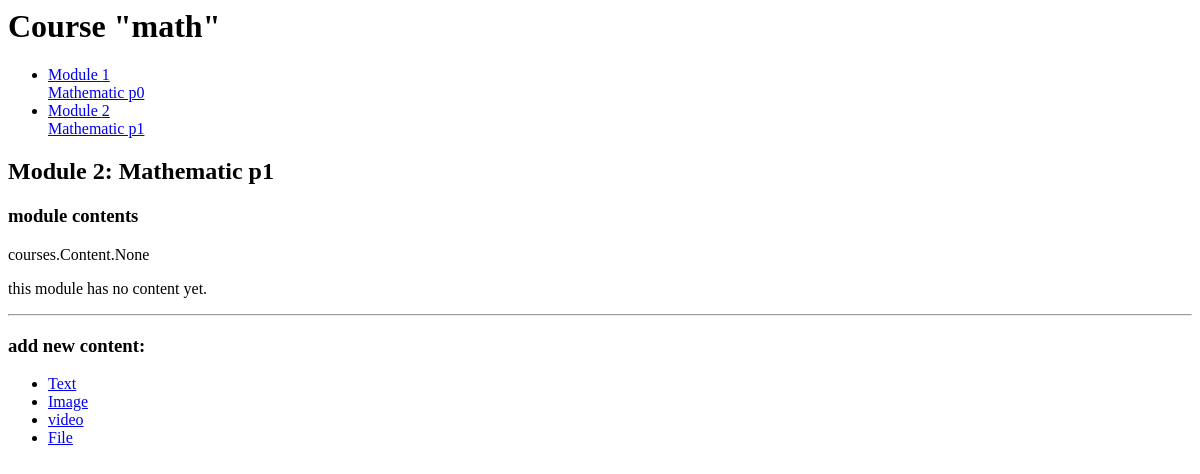
The page /course/module/10/ (signed in) on the database as committed earlier.
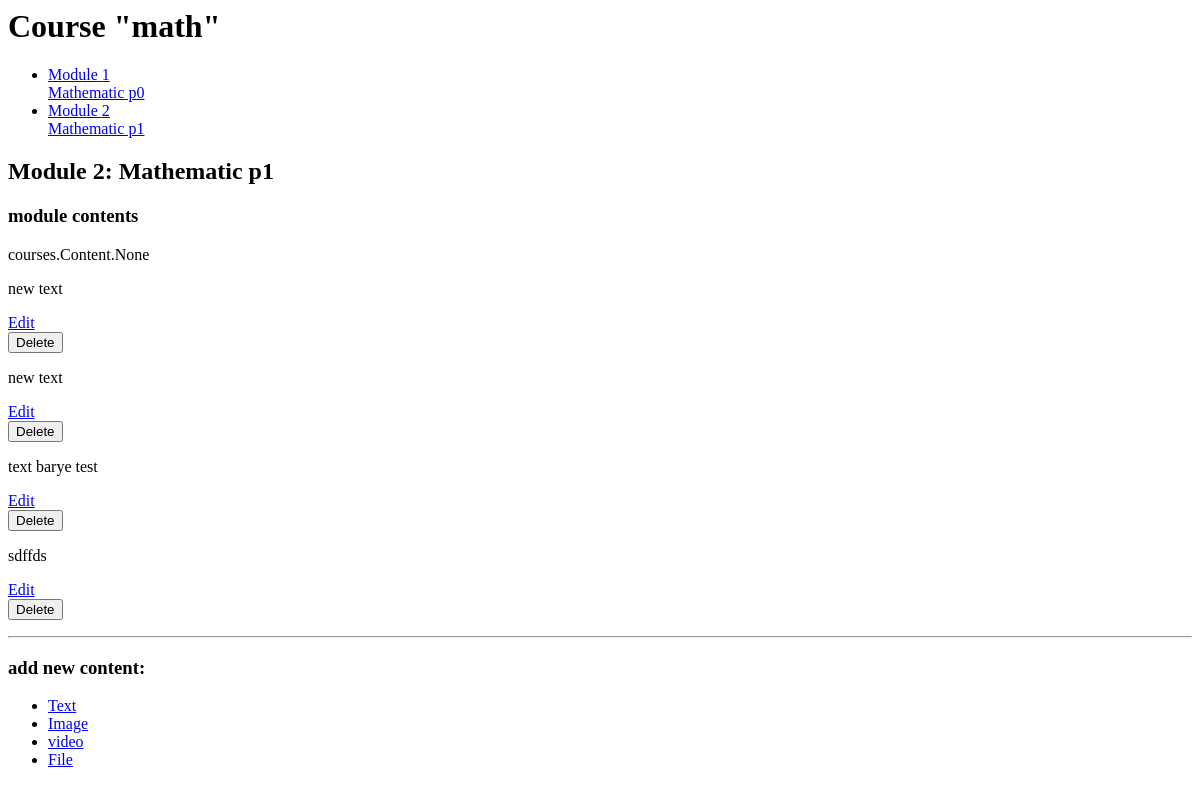
The same page on the database as committed later.
### courses/models.py (models this page shows, shortened)
class Module(models.Model):
    course      = models.ForeignKey(Course, related_name='modules', on_delete=models.CASCADE)
    title       = models.CharField(max_length=200)
    description = models.TextField(blank = True)
    order       = OrderField(blank=True, for_fields=['course'])
    class Meta:
        ordering = ['order']

class Content(models.Model):
    class Meta:
        ordering = ['order']
    module      = models.ForeignKey(Module, related_name='contents' , on_delete=models.CASCADE)
    order       = OrderField(blank=True, for_fields=['module'])
    content_type= models.ForeignKey(ContentType,
                                limit_choices_to = {'model__in':('text', 'video', 'image', 'file')},
                                on_delete=models.CASCADE)
    object_id   = models.PositiveIntegerField()
    item        = GenericForeignKey('content_type', 'object_id')

class ItemBase(models.Model):
    owner       = models.ForeignKey(User, related_name="%(class)s_related", on_delete=models.CASCADE)
    title       = models.CharField(max_length = 250)
    created     = models.DateTimeField(auto_now_add = True)
    updated     = models.DateTimeField(auto_now = True)
    class Meta:
        abstract = True
    def __str__(self):
        return self.title

class Text(ItemBase):
    content  = models.TextField()

class Image(ItemBase):
    file     = models.FileField(upload_to='images')

### courses/views.py (the view)
# urls.py: path('module/<int:module_id>/', views.ModuleContentListView.as_view(), name='module_content_list'),
class ModuleContentListView(TemplateResponseMixin, View):
    template_name = 'courses/manage/module/content_list.html'
    def get(self, request, module_id):
        module = get_object_or_404(Module, id = module_id, course__owner = request.user)
        return self.render_to_response({'module': module})

### courses/templatetags/course.py (called while the page is built)
@register.filter
def model_name(obj):
    try:
        return obj._meta.model_name
    except AttrbuteError:
        return None

### courses/templates/courses/manage/module/content_list.html (shortened to what this page needs)
{% load course %}
<div class="">
  {% with course=module.course %}
    <h1>Course "{{ course.title}}"</h1>
    <ul>
      {% for m in course.modules.all %}
        <li data-id="{{ m.id }}" >
          <a href="{% url 'courses:module_content_list' module_id=m.id %}">
            <span>
              Module <span>{{ m.order| add:1 }}</span>
            </span>
            <br>
            {{ m.title }}
          </a>
        </li>
      {% empty %}
        <li>no modueks yet</li>
      {% endfor %}
  </ul>
  <div class="">
    <h2>Module {{ module.order|add:1 }}: {{module.title}}</h2>
    <h3>module contents</h3>
    <div class="">
      {{ module.contents }}
      {% for content in module.contents.all %}
        <div class="" data-id="{{ content.id }}">
          {% with item=content.item %}
            <p>{{ item }}</p>
            <a href="{% url 'courses:module_content_update' module_id=module.id model_name=item|model_name id=item.id %}">Edit</a>
            <form class="" action="{% url 'courses:module_content_delete' id=content.id %}" method="post">
                <input type="submit" name="" value="Delete">
            </form>
          {% endwith %}
        </div>
        {% empty %}
          <p>this module has no content yet.</p>
        {% endfor %}
    </div>
    <hr>
    <h3>add new content:</h3>
    <ul>
      <li><a href="{% url 'courses:module_content_create' module_id=module.id model_name='text' %}">Text</a></li>
      <li><a href="{% url 'courses:module_content_create' module_id=module.id model_name='image' %}">Image</a></li>
      <li><a href="{% url 'courses:module_content_create' module_id=module.id  model_name='video' %}">video</a></li>
      <li><a href="{% url 'courses:module_content_create' module_id=module.id  model_name='file' %}">File</a></li>
    </ul>
  </div>
  {% endwith %}
</div>

Rows that differ between the two databases and show on the page:
added Content: item "new text"
added Content: item "new text"
added Content: item "text barye test"
added Content: item "sdffds"
Other text that changed with them:
text no longer shown: "this module has no content yet."
